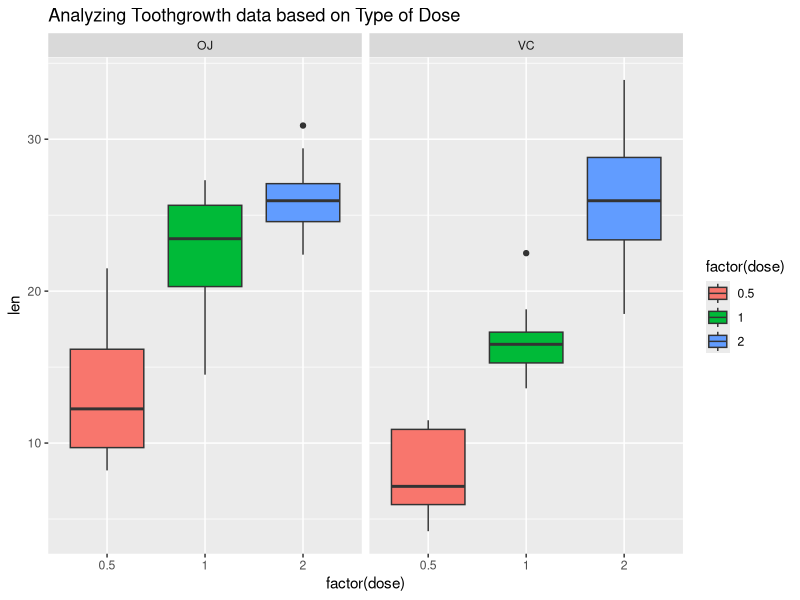
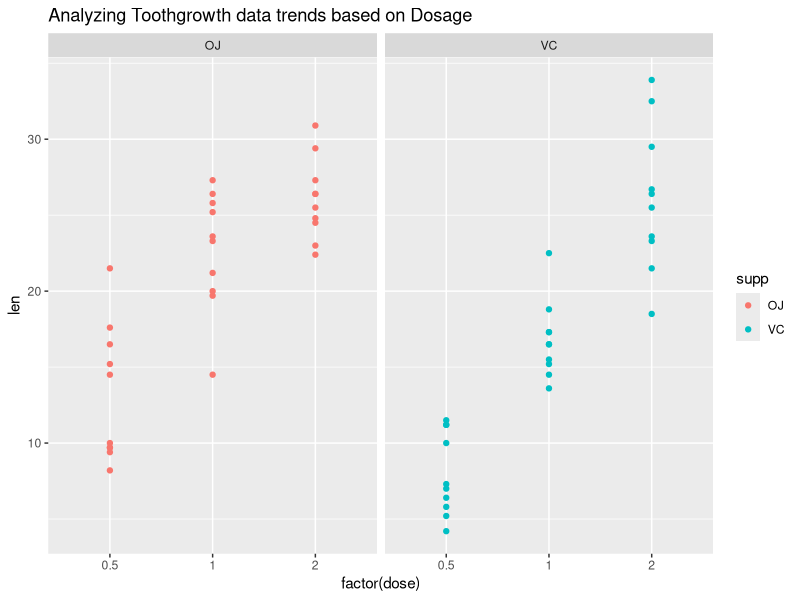
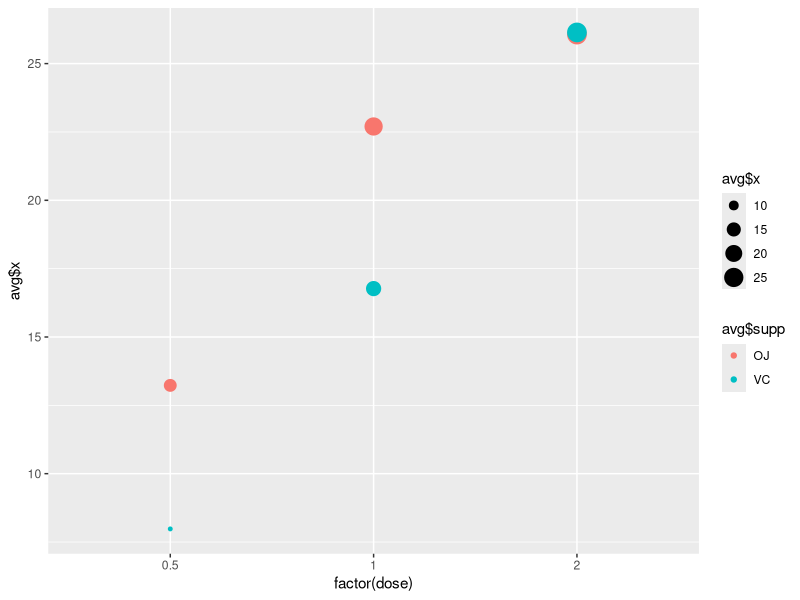

The R script that drew these images, in order: (Note: this script raises an error after producing the figures.)
## ---- chunk 1
data(ToothGrowth)
str(ToothGrowth)

# Summary
summary(ToothGrowth)
## ---- chunk 2
library(ggplot2)

g4<-ggplot(ToothGrowth, aes(x=factor(dose), y=len, fill=factor(dose))) +
    geom_boxplot()+facet_grid(.~supp)+
    ggtitle("Analyzing Toothgrowth data based on Type of Dose")

print(g4)

## ---- chunk 3

avg<-aggregate(ToothGrowth$len,by=list(dose=ToothGrowth$dose,supp=ToothGrowth$supp),FUN=mean)

avg

g5<-ggplot(ToothGrowth, aes(x=factor(dose), y=len)) +
    geom_point(aes(color=supp))+facet_grid(.~supp)+
    ggtitle("Analyzing Toothgrowth data trends based on Dosage")


print(g5)

g<- ggplot(avg, aes(x=factor(dose), y=avg$x, color=avg$supp))+
    geom_point(aes(size=avg$x))
print(g)

## ---- chunk 4

print(t.test(len~supp,data = ToothGrowth, paired = FALSE))

